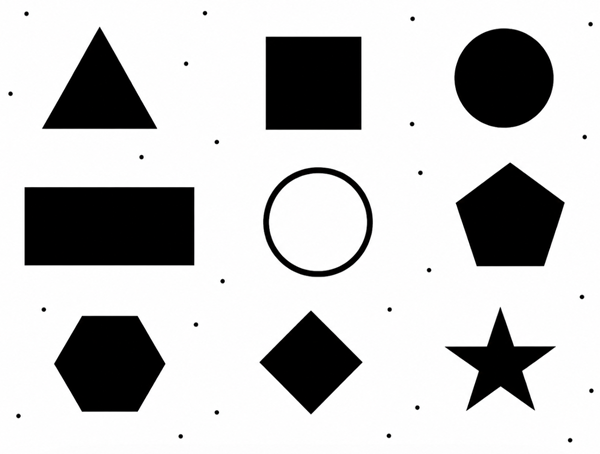
#> input picture kenar_kontur_sekil_tespiti/images/sekiller.png, 600 x 454 px
$ python otomatik_sekil_tespiti.py
#> lines starting #> are read from the running program, lines starting #| are printed output that depends on the picture; after the words box and inside, x2 and y2 are one past the last pixel; in counts of white or black regions, pixels touching at a corner belong together
import cv2

image = cv2.imread("images/sekiller.png")
#> image is the input picture: shape (454, 600, 3); mean B, G, R 195.3, 195.2, 195.4

result = image.copy()

# grayscale
gray = cv2.cvtColor(image, cv2.COLOR_BGR2GRAY)

# gürültü giderme
blurred = cv2.GaussianBlur(gray, (5, 5), 0)
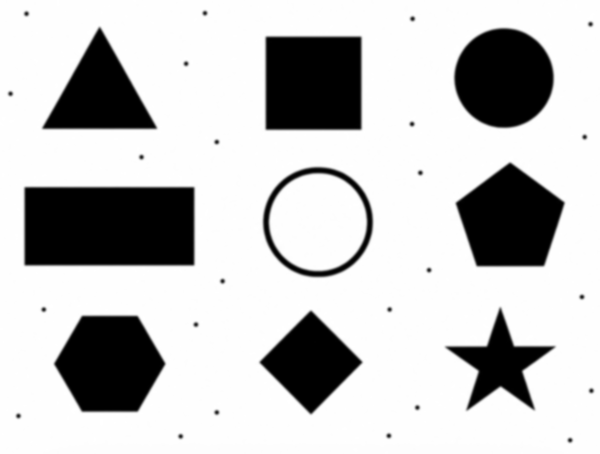
#> blurred: shape (454, 600); min 0, max 255, mean 195.2

# thresholding
_, binary = cv2.threshold(blurred, 127, 255, cv2.THRESH_BINARY_INV)
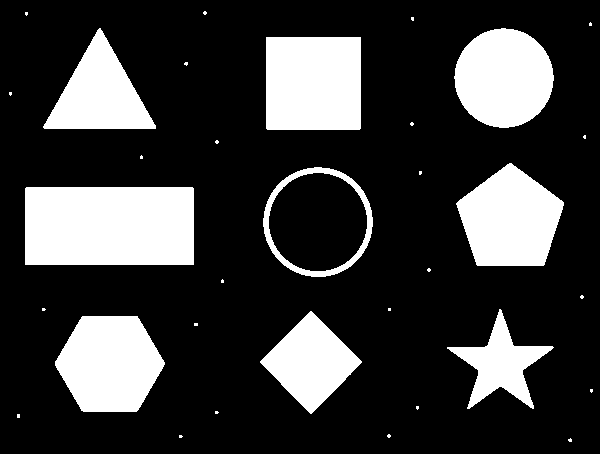
#> binary: shape (454, 600); 23% white; 33 white regions (24 under 20 px)

# kontur bulma
contours, _ = cv2.findContours(binary, cv2.RETR_EXTERNAL, cv2.CHAIN_APPROX_SIMPLE)
#> contours = 33 contours, 24 with area under 20; largest, box (x1, y1, x2, y2) and area: (25, 187, 194, 265) 12935, (263, 167, 373, 277) 9296, (266, 37, 361, 130) 8647, (55, 316, 165, 412) 7846, (456, 163, 564, 266) 7624

shape_count = 0

for contour in contours:

    area = cv2.contourArea(contour)
    if area < 500:
        continue

    # kapalı konturun çevre uzunluğunu hesapla
    perimeter = cv2.arcLength(contour, True)

    # polygon yaklaştırma
    approx = cv2.approxPolyDP(contour, 0.02 * perimeter, True)

    # köşe sayısı belirler
    corners = len(approx)

    # nesnenin çevresindeki dikdörtgeni hesapla
    x, y, w, h = cv2.boundingRect(approx)

    if corners == 3:
        shape = "ucgen"
    elif corners == 4:
        # dörtgenin genişlik ve yükseklik oranını kullanarak kare-dikdörtgen ayrım yapalım
        x, y, w, h = cv2.boundingRect(approx)
        aspect_ratio = w / float(h)

        # oran 1 e yakınsa kare kabul et
        shape = "kare" if 0.95 <= aspect_ratio <= 1.05 else "dikdortgen"
    elif corners == 5:
        shape = "besgen"
    else:
        shape = "daire"

    # nesnenin momentlerini hesapla
    moments = cv2.moments(contour)

    if moments["m00"] != 0:
        center_x = int(moments["m10"] / moments["m00"])
        center_y = int(moments["m01"] / moments["m00"])
    else:
        center_x = x + w // 2
        center_y = y + h // 2

    # şeklin çevresine bounding box çizdir ve merkez ve şekil adı
    cv2.rectangle(result, (x, y), (x + w, y + h), (0, 255, 0), 2)
    cv2.circle(result, (center_x, center_y), 5, (0, 255, 0), -1)
    cv2.putText(result, shape, (x, y - 10), cv2.FONT_HERSHEY_SIMPLEX, 0.8, (0, 0, 255), 2)

    shape_count += 1
#> this loop made 33 passes
#> (area, perimeter, approx, corners) on passes 10, 17, 27: (5265.5, 289.4, [[310, 311], [260, 362], [311, 413], [361, 361]], 4), (12935, 488.8, [[25, 188], [25, 264], [193, 264], [192, 187]], 4), (8647, 370.8, [[266, 37], [267, 129], [360, 128], [360, 37]], 4)
#> (area, perimeter, approx, corners) on pass 29: (5759, 358.4, [[99, 28], [43, 127], [155, 128]], 3)
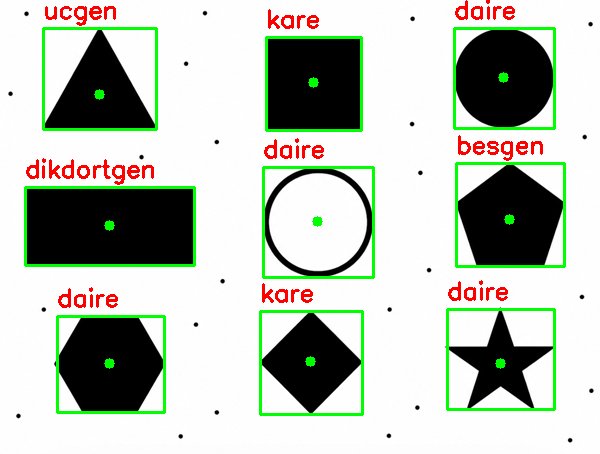
#> result: shape (454, 600, 3); 6.2% of pixels changed, all inside (x1, y1, x2, y2) = (24, 0, 566, 416)
#> after the loop, shape_count = 9

# toplam tespit edilen şekil sayısı
cv2.putText(result, f"Şekil sayısı: {shape_count}", (20, 40), cv2.FONT_HERSHEY_SIMPLEX, 1, (255, 0, 0), 2)
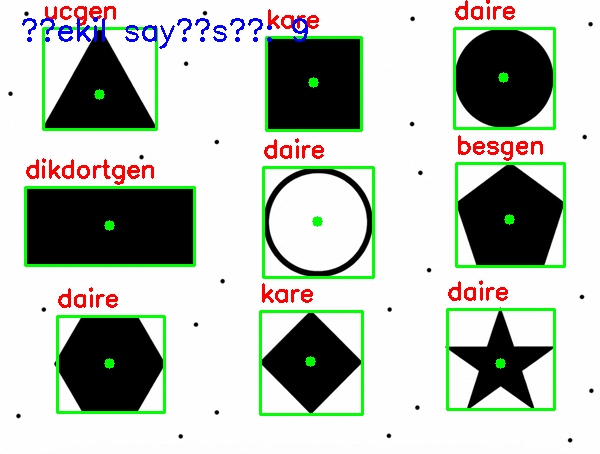
#> result: shape (454, 600, 3); 0.66% of pixels changed, all inside (x1, y1, x2, y2) = (22, 17, 308, 49)

cv2.imshow("Binary goruntu", binary)
cv2.imshow("otomatik sekil tespiti", result)

cv2.waitKey(0)
cv2.destroyAllWindows()

$ run again, with kenar_kontur_sekil_tespiti/images/cizgiler.png copied over kenar_kontur_sekil_tespiti/images/sekiller.png
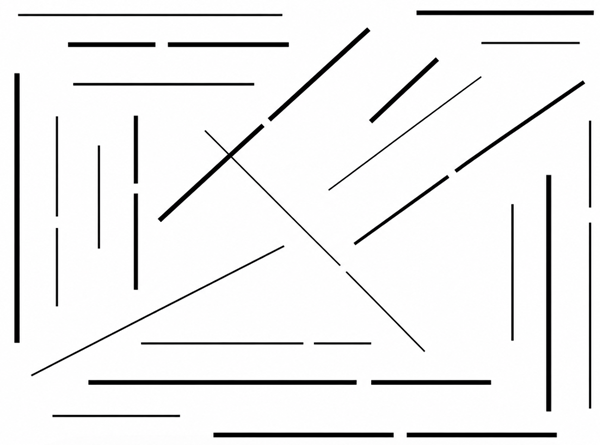
#> input picture kenar_kontur_sekil_tespiti/images/cizgiler.png, 600 x 445 px
#> image is the input picture: shape (445, 600, 3); mean B, G, R 239.2, 239, 239.2
#> `_, binary = cv2.threshold(blurred, 127, 255, cv2.THRESH_BINARY_INV)`:
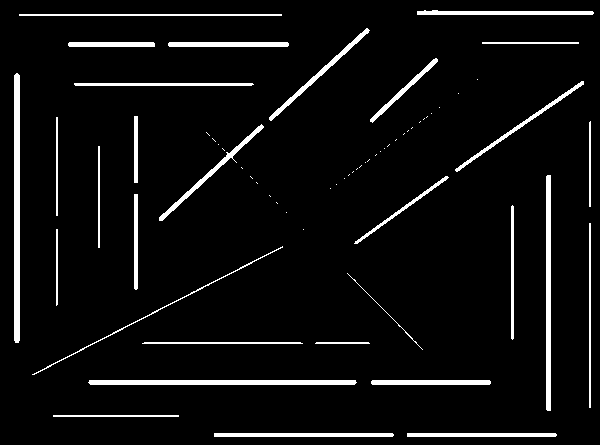
#> binary: shape (445, 600); 5.7% white; 65 white regions (35 under 20 px)
#> contours = 65 contours, 36 with area under 20; largest, box (x1, y1, x2, y2) and area: (14, 73, 20, 343) 1338, (88, 380, 357, 385) 1065, (546, 175, 551, 411) 939, (159, 124, 264, 221) 543, (214, 433, 394, 437) 536
#> the loop `for contour in contours: ` made 65 passes
#> (area, perimeter, approx, corners) on passes 2, 5, 24, 58: (536, 362.8, [[214, 433], [393, 435]], 2), (1065, 540.5, [[88, 382], [356, 382]], 2), (939, 476.8, [[547, 175], [550, 410]], 2), (1338, 544.5, [[16, 73], [18, 342]], 2)
#> after the loop `for contour in contours:`: shape_count = 7
#> `cv2.putText(result, f"Şekil sayısı: {shape_count}", (20, 40), cv2.FONT..`:
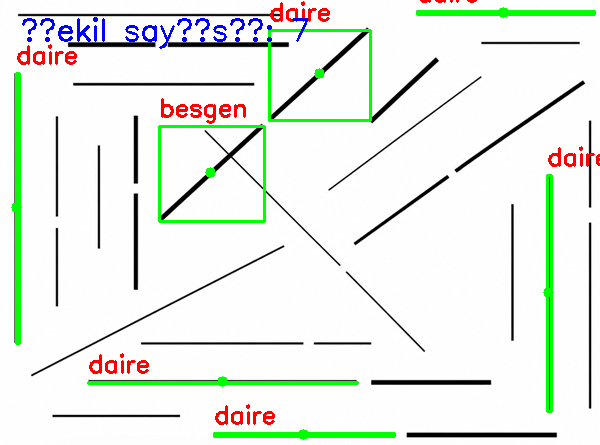
#> result: shape (445, 600, 3); mean B, G, R 232.6, 239.4, 233.8

$ run again, with kenar_kontur_sekil_tespiti/images/daireler.png copied over kenar_kontur_sekil_tespiti/images/sekiller.png
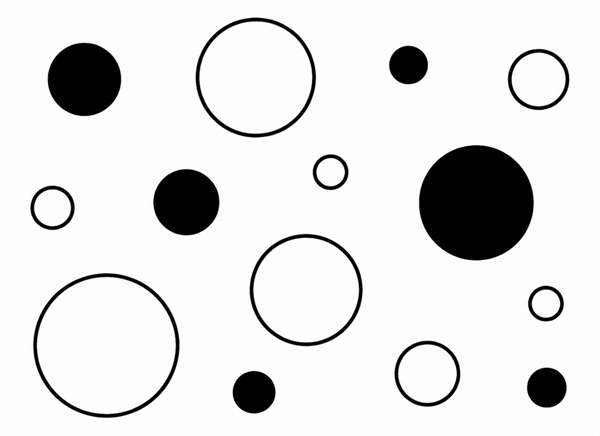
#> input picture kenar_kontur_sekil_tespiti/images/daireler.png, 600 x 436 px
#> image is the input picture: shape (436, 600, 3); mean B, G, R 225.5, 225.5, 225.6
#> `_, binary = cv2.threshold(blurred, 127, 255, cv2.THRESH_BINARY_INV)`:
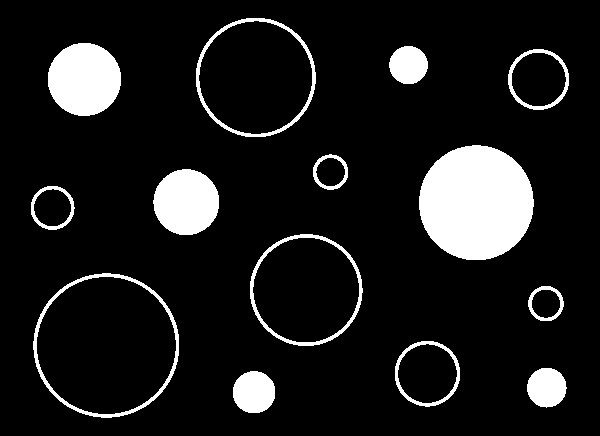
#> binary: shape (436, 600); 10.9% white; 14 white regions
#> contours = 14 contours; largest, box (x1, y1, x2, y2) and area: (33, 273, 179, 418) 16343, (196, 18, 316, 137) 11118, (419, 145, 534, 260) 10210, (250, 234, 363, 346) 9757, (48, 43, 121, 116) 4104
#> the loop `for contour in contours: ` made 14 passes
#> (area, perimeter, center_x, center_y) on passes 1 to 8: (1358, 137.1, 253, 391), (1176, 129.1, 546, 387), (3299, 214.7, 426, 373), (943, 114.6, 545, 303), (16343, 478.4, 105, 345), (9757, 369.8, 305, 289), (1462, 142.7, 52, 207), (3318.5, 216.1, 185, 201)
#> after the loop `for contour in contours:`: shape_count = 14
#> `cv2.putText(result, f"Şekil sayısı: {shape_count}", (20, 40), cv2.FONT..`:
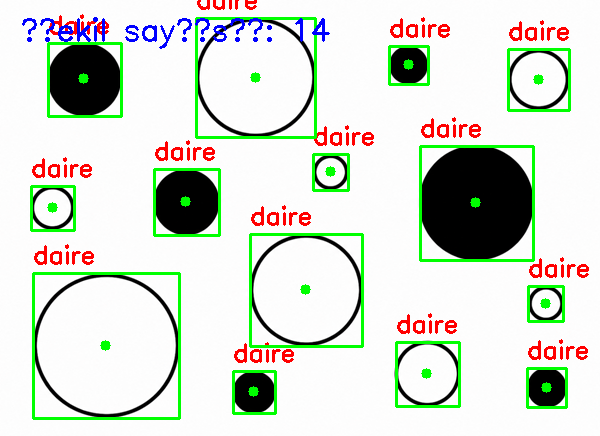
#> result: shape (436, 600, 3); mean B, G, R 209.3, 220, 213.4
